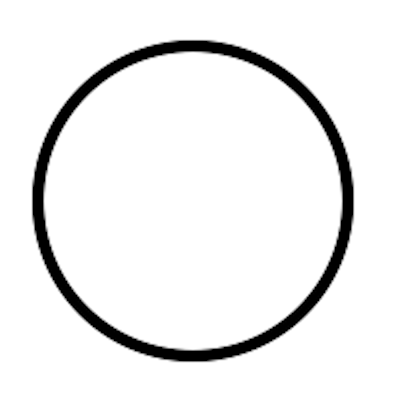
#> input picture black_and_white.png, 400 x 400 px, found by its file name
$ python contours_20250524175858.py
#> lines starting #> are read from the running program, lines starting #| are printed output that depends on the picture
import matplotlib.pyplot as plt
from matplotlib.colors import hsv_to_rgb
import numpy as np
import time
from scipy.signal import fftconvolve, convolve2d
import pywt
import pywt.data


# image = plt.imread("justdisappear.png").astype(np.float32)  # taille (573, 640, 3)
# image = plt.imread("shinsei.png").astype(np.float32)
# image = plt.imread("upiko.png").astype(np.float32)
image = plt.imread("black_and_white.png").astype(np.float32)
#> image is the input picture: shape (400, 400, 4) float32; mean R, G, B, A 0.929, 0.929, 0.929, 1


image = image[::1, ::1, :]  # 5:taille (115, 128, 3), 4:taille (144, 160, 3)
image[:,:]/255


class Filter:
    def __init__(self, center: np.ndarray, array: np.ndarray):
        self.center = center    # np.array([i,j])
        self.array = array
        self.shape = np.array((len(array), len(array[0])))

        # print("shape ",self.shape)

        self.right_range = self.shape - self.center

        self.left_range = self.shape - self.right_range
        # [16 lines of commented-out code are left out]

def black_and_white(img_):
    # Convert to grayscale using luminance formula (better than simple mean)
    grayscale = np.dot(img_[..., :3], [0.2989, 0.5870, 0.1140])

    # Stack the grayscale values into 3 channels
    return np.stack((grayscale,)*3, axis=-1).astype(img_.dtype).astype(np.float32)


# [80 lines left out: functions convolution, convolution, get_magnitude, not called in this run]

def threshold(img, threshold):
    binary = np.where(img[:,:,0] > threshold, 1, 0)
    return np.stack((binary,)*3, axis=-1).astype(np.float32)

def zero_threshold(img, threshold):
    binary = np.where(np.abs(img[:,:,0]) < threshold, 1, 0)
    return np.stack((binary,)*3, axis=-1).astype(np.float32)

def combine_threshold(img1, img2):
    binary = np.where((img1[:,:,0] == img2[:,:,0]) & (img1[:,:,0] == 1), 1, 0)
    return np.stack((binary,)*3, axis=-1).astype(np.float32)

def extrem_threshold(img, threshold):
    return np.where(img > threshold, [1,1,1], np.where(img < -threshold, [-1,-1,-1], 0)).astype(np.float32)


# [55 lines left out: functions edge_detection_1, edge_detection_2, get_sign_color, get_difference, det_hess, not called in this run]

def ease_in_out(x, alpha):
    xalpha = x ** alpha
    return xalpha / (xalpha + (1 - x) ** alpha)

# [50 lines left out: functions transformee_fourier, transformee_fourier, plot, do_operation, not called in this run]

def plot_wt(img, level = 1):
    # columns = 2
    # rows = 2
    # fig = plt.figure(figsize=(rows, columns))

#> called with level = 1
    coefs = pywt.wavedec2(img[:,:,0], 'db3', mode='periodization', level=level)
#> coefs = 2 items

    # coefs = pywt.dwt2(img[:,:,0], 'db3', mode='periodization')
    # cA, (cH, cV, cD) = coefs

    arr, coef_slices = pywt.coeffs_to_array(coefs, axes=(-2,-1))
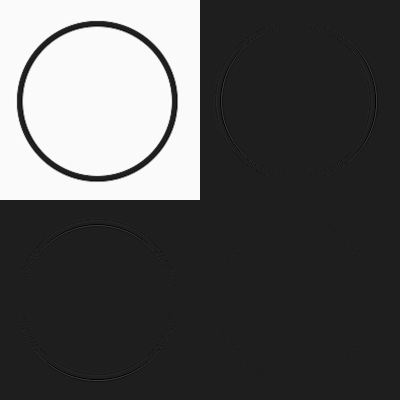
#> arr: shape (400, 400) float32; min -0.274, max 2.04, mean 0.465; drawn with min black and max white
#> coef_slices = 2 items
#> (the run stopped early here; a loop or call above may not have finished)
